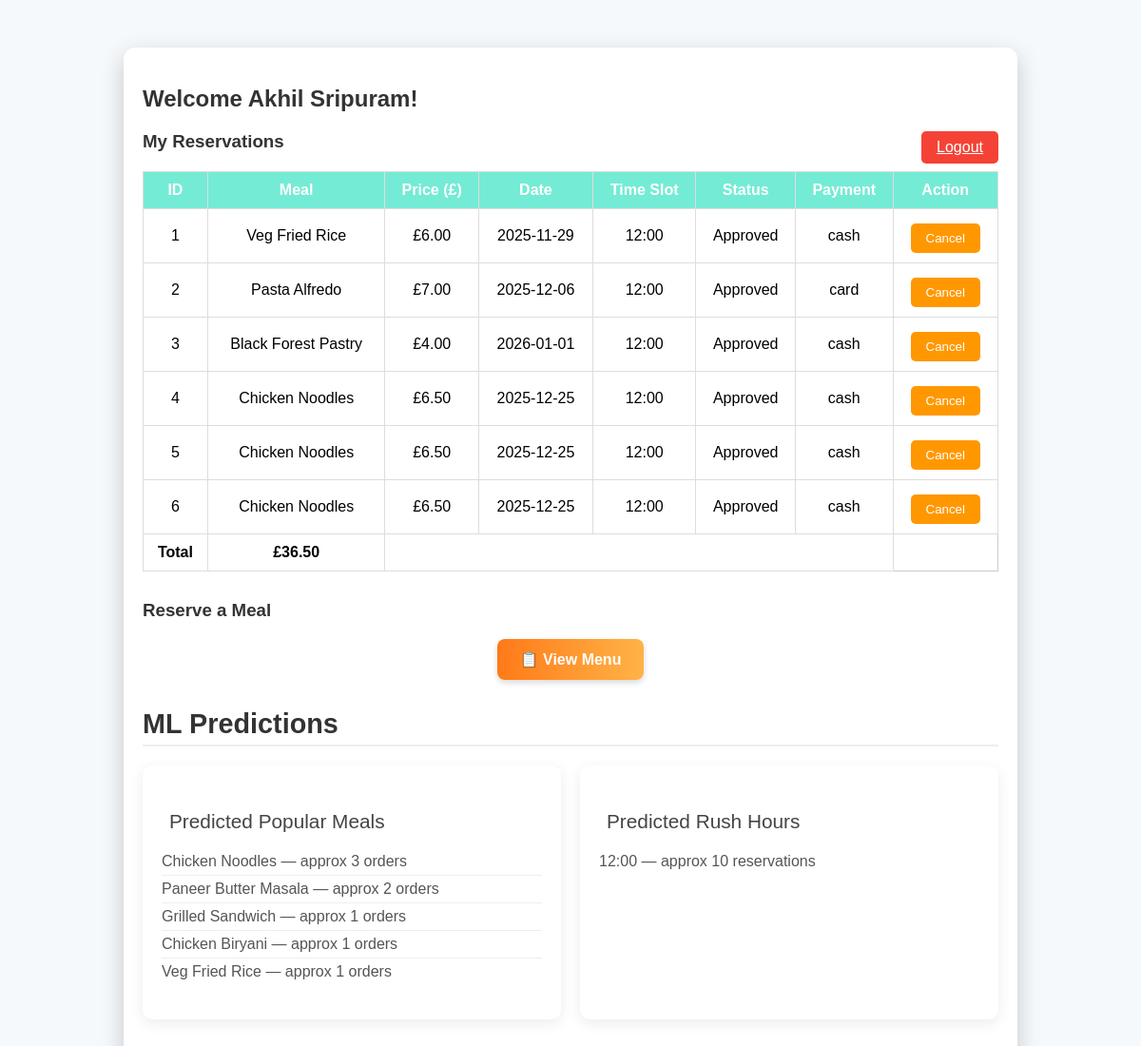
The page /student (signed in) on the database its author committed.
### models.py (models this page shows)
class User(db.Model):
    __tablename__ = "user"
    __table_args__ = {"extend_existing": True}
    id = db.Column(db.Integer, primary_key=True)
    first_name = db.Column(db.String(50), nullable=False)
    last_name = db.Column(db.String(50), nullable=False)
    email = db.Column(db.String(100), unique=True, nullable=False)
    mobile = db.Column(db.String(20), unique=True, nullable=False)
    password = db.Column(db.String(200), nullable=False)
    is_admin = db.Column(db.Boolean, default=False)

class Reservation(db.Model):
    __tablename__ = 'reservation'
    id = db.Column(db.Integer, primary_key=True)
    user_id = db.Column(db.Integer, db.ForeignKey('user.id'), nullable=False)
    meal_name = db.Column(db.String(100), nullable=False)
    price = db.Column(db.Float, nullable=False)
    time_slot = db.Column(db.String(50), nullable=False)
    date = db.Column(db.Date, nullable=False)
    status = db.Column(db.String(50), nullable=False, default='Pending')
    payment_method = db.Column(db.String(20), default='Cash')
    user = db.relationship('User', backref=db.backref('reservations', lazy=True))

### app.py (the view)
@app.route('/student')
def student_dashboard():
    if 'user_id' not in session or session.get('is_admin'):
        return redirect('/login')
    user = User.query.get(session['user_id'])
    reservations = Reservation.query.filter_by(user_id=user.id).all()
    approved_reservations = Reservation.query.filter_by(status='Approved').all()
    popular = (
        db.session.query(Reservation.meal_name, func.count(Reservation.meal_name))
        .filter(Reservation.status == 'Approved')
        .group_by(Reservation.meal_name)
        .order_by(func.count(Reservation.meal_name).desc())
        .limit(5)
        .all()
    )
    busy = (
        db.session.query(Reservation.time_slot, func.count(Reservation.time_slot))
        .filter(Reservation.status == 'Approved')
        .group_by(Reservation.time_slot)
        .order_by(func.count(Reservation.time_slot).desc())
        .limit(5)
        .all()
    )
    total_price = sum(r.price for r in reservations if r.status == 'Approved')
    approved_reservations = Reservation.query.filter_by(status='Approved').all()
    prediction_popular = predict_popular_meal(approved_reservations)
    prediction_rush = predict_rush_hour(approved_reservations)
    return render_template(
        'student_dashboard.html',
        user=user,
        reservations=reservations,
        popular=popular,
        busy=busy,
        total_price=total_price,
        prediction_popular=prediction_popular,
        prediction_rush=prediction_rush
    )

### ml_model.py (called while the page is built)
def predict_popular_meal(reservations, top_n=5):
    if not reservations:
        return []
    counts = {}
    for r in reservations:
        counts[r.meal_name] = counts.get(r.meal_name, 0) + 1
    sorted_meals = sorted(counts.items(), key=lambda x: x[1], reverse=True)
    return sorted_meals[:top_n]  # list of tuples [(meal_name, count), ...]

def predict_rush_hour(reservations):
    counts = {}
    for r in reservations:
        if r.status != 'Approved':
            continue
        counts[r.time_slot] = counts.get(r.time_slot, 0) + 1
    sorted_counts = sorted(counts.items(), key=lambda x: x[1], reverse=True)
    return sorted_counts[:3]  # list of tuples

### templates/student_dashboard.html (shortened to what this page needs)
{% extends "base.html" %}
{% block content %}
<div class="dashboard-container">
    <h2>Welcome {{ user.first_name }} {{ user.last_name }}!</h2>
    <a class="logout-button" href="/logout">Logout</a>
    <h3>My Reservations</h3>
    {% if reservations %}
    <table>
        <thead>
            <tr>
                <th>ID</th><th>Meal</th><th>Price (£)</th><th>Date</th><th>Time Slot</th><th>Status</th><th>Payment</th><th>Action</th>
            </tr>
        </thead>
        <tbody>
            {% for r in reservations %}
            <tr>
                <td>{{ loop.index }}</td>
                <td>{{ r.meal_name }}</td>
                <td>£{{ '%.2f'|format(r.price) }}</td>
                <td>{{ r.date.strftime('%Y-%m-%d') if r.date else 'N/A' }}</td>
                <td>{{ r.time_slot }}</td>
                <td>{{ r.status }}</td>
                <td>{{ r.payment_method }}</td>
                <td>
                    <form method="POST" action="/cancel_reservation">
                        <button type="submit" class="cancel-button" onclick="return confirm('Cancel this reservation?')">Cancel</button>
                    </form>
                </td>
            </tr>
            {% endfor %}
        </tbody>
        <tfoot>
            <tr>
                <td><strong>Total</strong></td>
                <td><strong>£{{ '%.2f'|format(total_price) }}</strong></td>
                <td colspan="5"></td>
            </tr>
        </tfoot>
    </table>
    {% else %}
        <p>No reservations yet.</p>
    {% endif %}
    <div class="reserve-section">
        <h3>Reserve a Meal</h3>
        <div class="reserve-buttons">
            <a href="/reserve" class="secondary-button">📋 View Menu</a>
        </div>
    </div>
    <div class="ml-predictions-container">
    <h3 class="section-title">ML Predictions</h3>
    <div class="prediction-grid">
        <div class="prediction-card">
            <h4 class="card-title"> Predicted Popular Meals</h4>
            <ul>
                {% if prediction_popular %}
                    {% for meal, count in prediction_popular %}
                        <li>{{ meal }} — approx {{ count }} orders</li>
                    {% endfor %}
                {% else %}
                    <li>Not enough data to predict popular meals.</li>
                {% endif %}
            </ul>
        </div>
        <div class="prediction-card">
            <h4 class="card-title"> Predicted Rush Hours</h4>
            <ul>
                {% if prediction_rush %}
                    {% for slot, count in prediction_rush %}
                        <li>{{ slot }} — approx {{ count }} reservations</li>
                    {% endfor %}
                {% else %}
                    <li>Not enough data to predict rush hour.</li>
                {% endif %}
            </ul>
        </div>
    </div>
</div>
</div>
{% endblock %}

### templates/base.html (shortened to what this page needs)
<!DOCTYPE html>
<html lang="en">
<head>
    <link rel="stylesheet" href="{{ url_for('static', filename='css/style.css') }}">
</head>
<body>
    {% block content %}{% endblock %}
</body>
</html>

### static/css/style.css (style rules this page uses)
body { font-family: Arial, sans-serif; background: #f6f9fc; margin: 0; padding: 0; }
.dashboard-container { max-width: 1200px; width: 95%; margin: 40px auto; padding: 30px 40px; background: #fff; border-radius: 12px; box-shadow: 0 8px 25px rgba(0,0,0,0.2); }
h2,h3 { color: #333; }
table { width: 100%; border-collapse: collapse; margin-bottom: 20px; }
table th, table td { border: 1px solid #ddd; padding: 10px; text-align: center; }
table th { background: #74ebd5; color: #fff; }
.reserve-button, .cancel-button, .predict-button, .delete-all-button { background: #74ebd5; border: none; padding: 8px 14px; border-radius: 6px; cursor: pointer; color: #fff; margin-top: 5px; }
.cancel-button { background: #f85c5c; }
.reserve-section, .prediction-section, .stats-section { margin-top: 30px; }

### templates/student_dashboard.html (style rules this page uses)
.dashboard-container { max-width: 900px; margin: 50px auto; padding: 20px; }
.dashboard-container h2, .dashboard-container h3 { color: #333; }
.logout-button, .reserve-button, .predict-button, .cancel-button { padding: 8px 16px; border: none; border-radius: 5px; cursor: pointer; }
.logout-button { background-color: #f44336; color: white; float: right; }
.reserve-buttons { display: flex; justify-content: center; gap: 15px; margin-top: 10px; }
.primary-button, .secondary-button { display: inline-block; text-decoration: none; padding: 12px 24px; border-radius: 8px; font-weight: 600; transition: all 0.3s ease; color: white; box-shadow: 0 3px 6px rgba(0, 0, 0, 0.15); }
.secondary-button { background: linear-gradient(90deg, #ff7a18, #ffb347); }
.cancel-button { background-color: #ff9800; color: white; }
table { width: 100%; border-collapse: collapse; margin-top: 20px; }
table, th, td { border: 1px solid #ccc; }
th, td { padding: 10px; text-align: center; }
ul { list-style-type: none; padding: 0; }
.ml-predictions-container { margin: 30px 0; }
.section-title { font-size: 1.8rem; font-weight: 600; margin-bottom: 20px; color: #333; border-bottom: 2px solid #eee; padding-bottom: 5px; }
.prediction-grid { display: flex; gap: 20px; flex-wrap: wrap; }
.prediction-card { background: #fff; border-radius: 10px; box-shadow: 0 4px 15px rgba(0,0,0,0.08); padding: 20px; flex: 1 1 300px; transition: transform 0.2s, box-shadow 0.2s; }
.card-title { font-size: 1.3rem; font-weight: 500; color: #444; margin-bottom: 10px; display: flex; align-items: center; gap: 8px; }
.prediction-card ul { list-style: none; padding-left: 0; }
.prediction-card li { padding: 5px 0; border-bottom: 1px solid #eee; color: #555; }
.prediction-card li:last-child { border-bottom: none; }

### rows shown on the page
User: first_name "Akhil", last_name "Sripuram"
Reservation: meal_name "Veg Fried Rice", price "6.00", date "2025-11-29", time_slot "12:00", status "Approved", payment_method "cash", count "1"
Reservation: meal_name "Pasta Alfredo", price "7.00", date "2025-12-06", time_slot "12:00", status "Approved", payment_method "card"
Reservation: meal_name "Black Forest Pastry", price "4.00", date "2026-01-01", time_slot "12:00", status "Approved", payment_method "cash"
Reservation: meal_name "Chicken Noodles", price "6.50", date "2025-12-25", time_slot "12:00", status "Approved", payment_method "cash", count "3"
Reservation: meal_name "Chicken Noodles", price "6.50", date "2025-12-25", time_slot "12:00", status "Approved", payment_method "cash"
Reservation: meal_name "Chicken Noodles", price "6.50", date "2025-12-25", time_slot "12:00", status "Approved", payment_method "cash"
Reservation: meal_name "Paneer Butter Masala", count "2", time_slot "12:00", count "10"
Reservation: meal_name "Grilled Sandwich", count "1"
Reservation: meal_name "Chicken Biryani", count "1"

### other values the page prints
{{ '%.2f'|format(total_price) }} "36.50"
